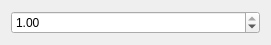
<?xml version="1.0" encoding="UTF-8"?>
<ui version="4.0">
 <class>FloatParam</class>
 <widget class="QWidget" name="FloatParam">
  <property name="geometry">
   <rect>
    <x>0</x>
    <y>0</y>
    <width>271</width>
    <height>40</height>
   </rect>
  </property>
  <property name="sizePolicy">
   <sizepolicy hsizetype="Expanding" vsizetype="Minimum">
    <horstretch>0</horstretch>
    <verstretch>0</verstretch>
   </sizepolicy>
  </property>
  <property name="windowTitle">
   <string>Form</string>
  </property>
  <layout class="QHBoxLayout" name="horizontalLayout_2">
   <property name="sizeConstraint">
    <enum>QLayout::SetMinimumSize</enum>
   </property>
   <item>
    <widget class="QDoubleSpinBox" name="spbParam">
     <property name="minimum">
      <double>0.100000000000000</double>
     </property>
     <property name="maximum">
      <double>1.000000000000000</double>
     </property>
     <property name="singleStep">
      <double>0.100000000000000</double>
     </property>
     <property name="value">
      <double>1.000000000000000</double>
     </property>
    </widget>
   </item>
  </layout>
 </widget>
 <resources/>
 <connections/>
</ui>
